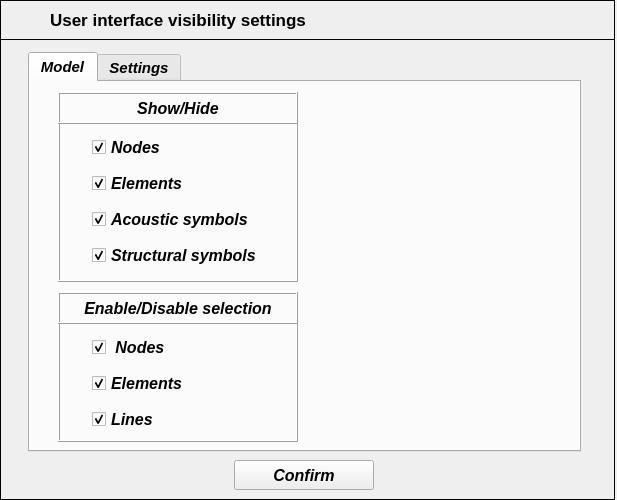
<?xml version="1.0" encoding="UTF-8"?>
<ui version="4.0">
 <class>Dialog</class>
 <widget class="QDialog" name="Dialog">
  <property name="geometry">
   <rect>
    <x>0</x>
    <y>0</y>
    <width>617</width>
    <height>500</height>
   </rect>
  </property>
  <property name="minimumSize">
   <size>
    <width>360</width>
    <height>500</height>
   </size>
  </property>
  <property name="maximumSize">
   <size>
    <width>800</width>
    <height>500</height>
   </size>
  </property>
  <property name="windowTitle">
   <string>User preferences</string>
  </property>
  <widget class="QFrame" name="frame">
   <property name="geometry">
    <rect>
     <x>0</x>
     <y>0</y>
     <width>615</width>
     <height>500</height>
    </rect>
   </property>
   <property name="minimumSize">
    <size>
     <width>360</width>
     <height>270</height>
    </size>
   </property>
   <property name="maximumSize">
    <size>
     <width>800</width>
     <height>500</height>
    </size>
   </property>
   <property name="frameShape">
    <enum>QFrame::Box</enum>
   </property>
   <property name="frameShadow">
    <enum>QFrame::Plain</enum>
   </property>
   <widget class="QFrame" name="frame_2">
    <property name="geometry">
     <rect>
      <x>0</x>
      <y>0</y>
      <width>615</width>
      <height>40</height>
     </rect>
    </property>
    <property name="minimumSize">
     <size>
      <width>360</width>
      <height>40</height>
     </size>
    </property>
    <property name="maximumSize">
     <size>
      <width>800</width>
      <height>40</height>
     </size>
    </property>
    <property name="frameShape">
     <enum>QFrame::Box</enum>
    </property>
    <property name="frameShadow">
     <enum>QFrame::Plain</enum>
    </property>
    <property name="lineWidth">
     <number>1</number>
    </property>
    <widget class="QLabel" name="label">
     <property name="geometry">
      <rect>
       <x>28</x>
       <y>6</y>
       <width>300</width>
       <height>28</height>
      </rect>
     </property>
     <property name="font">
      <font>
       <family>Arial</family>
       <pointsize>13</pointsize>
       <weight>75</weight>
       <italic>false</italic>
       <bold>true</bold>
      </font>
     </property>
     <property name="text">
      <string>User interface visibility settings</string>
     </property>
     <property name="textFormat">
      <enum>Qt::AutoText</enum>
     </property>
     <property name="alignment">
      <set>Qt::AlignCenter</set>
     </property>
    </widget>
   </widget>
   <widget class="QToolButton" name="toolButton_confirm">
    <property name="geometry">
     <rect>
      <x>234</x>
      <y>460</y>
      <width>140</width>
      <height>30</height>
     </rect>
    </property>
    <property name="minimumSize">
     <size>
      <width>140</width>
      <height>30</height>
     </size>
    </property>
    <property name="maximumSize">
     <size>
      <width>140</width>
      <height>30</height>
     </size>
    </property>
    <property name="font">
     <font>
      <family>Arial</family>
      <pointsize>12</pointsize>
      <weight>75</weight>
      <italic>true</italic>
      <bold>true</bold>
     </font>
    </property>
    <property name="text">
     <string>Confirm</string>
    </property>
   </widget>
   <widget class="QTabWidget" name="tabWidget_main">
    <property name="geometry">
     <rect>
      <x>28</x>
      <y>52</y>
      <width>553</width>
      <height>400</height>
     </rect>
    </property>
    <property name="font">
     <font>
      <family>Arial</family>
      <pointsize>11</pointsize>
      <weight>75</weight>
      <italic>true</italic>
      <bold>true</bold>
     </font>
    </property>
    <property name="currentIndex">
     <number>0</number>
    </property>
    <widget class="QWidget" name="tab_hide_show">
     <attribute name="title">
      <string>Model</string>
     </attribute>
     <widget class="QFrame" name="frame_4">
      <property name="geometry">
       <rect>
        <x>28</x>
        <y>240</y>
        <width>240</width>
        <height>120</height>
       </rect>
      </property>
      <property name="minimumSize">
       <size>
        <width>240</width>
        <height>120</height>
       </size>
      </property>
      <property name="maximumSize">
       <size>
        <width>240</width>
        <height>120</height>
       </size>
      </property>
      <property name="frameShape">
       <enum>QFrame::Box</enum>
      </property>
      <property name="frameShadow">
       <enum>QFrame::Raised</enum>
      </property>
      <widget class="QCheckBox" name="checkBox_elements_selector">
       <property name="geometry">
        <rect>
         <x>34</x>
         <y>50</y>
         <width>170</width>
         <height>22</height>
        </rect>
       </property>
       <property name="minimumSize">
        <size>
         <width>170</width>
         <height>22</height>
        </size>
       </property>
       <property name="maximumSize">
        <size>
         <width>170</width>
         <height>22</height>
        </size>
       </property>
       <property name="font">
        <font>
         <family>Arial</family>
         <pointsize>12</pointsize>
         <weight>75</weight>
         <italic>true</italic>
         <bold>true</bold>
        </font>
       </property>
       <property name="text">
        <string>Elements</string>
       </property>
       <property name="checked">
        <bool>true</bool>
       </property>
      </widget>
      <widget class="QCheckBox" name="checkBox_nodes_selector">
       <property name="geometry">
        <rect>
         <x>34</x>
         <y>14</y>
         <width>170</width>
         <height>22</height>
        </rect>
       </property>
       <property name="minimumSize">
        <size>
         <width>170</width>
         <height>22</height>
        </size>
       </property>
       <property name="maximumSize">
        <size>
         <width>170</width>
         <height>22</height>
        </size>
       </property>
       <property name="font">
        <font>
         <family>Arial</family>
         <pointsize>12</pointsize>
         <weight>75</weight>
         <italic>true</italic>
         <bold>true</bold>
        </font>
       </property>
       <property name="text">
        <string> Nodes</string>
       </property>
       <property name="checked">
        <bool>true</bool>
       </property>
      </widget>
      <widget class="QCheckBox" name="checkBox_lines_selector">
       <property name="geometry">
        <rect>
         <x>34</x>
         <y>86</y>
         <width>170</width>
         <height>22</height>
        </rect>
       </property>
       <property name="minimumSize">
        <size>
         <width>170</width>
         <height>22</height>
        </size>
       </property>
       <property name="maximumSize">
        <size>
         <width>170</width>
         <height>22</height>
        </size>
       </property>
       <property name="font">
        <font>
         <family>Arial</family>
         <pointsize>12</pointsize>
         <weight>75</weight>
         <italic>true</italic>
         <bold>true</bold>
        </font>
       </property>
       <property name="text">
        <string>Lines</string>
       </property>
       <property name="checked">
        <bool>true</bool>
       </property>
      </widget>
     </widget>
     <widget class="QFrame" name="frame_3">
      <property name="geometry">
       <rect>
        <x>28</x>
        <y>40</y>
        <width>240</width>
        <height>160</height>
       </rect>
      </property>
      <property name="minimumSize">
       <size>
        <width>240</width>
        <height>160</height>
       </size>
      </property>
      <property name="maximumSize">
       <size>
        <width>240</width>
        <height>160</height>
       </size>
      </property>
      <property name="frameShape">
       <enum>QFrame::Box</enum>
      </property>
      <property name="frameShadow">
       <enum>QFrame::Raised</enum>
      </property>
      <widget class="QCheckBox" name="checkBox_structural_symbols_viewer">
       <property name="geometry">
        <rect>
         <x>34</x>
         <y>122</y>
         <width>170</width>
         <height>22</height>
        </rect>
       </property>
       <property name="minimumSize">
        <size>
         <width>170</width>
         <height>22</height>
        </size>
       </property>
       <property name="maximumSize">
        <size>
         <width>170</width>
         <height>22</height>
        </size>
       </property>
       <property name="font">
        <font>
         <family>Arial</family>
         <pointsize>12</pointsize>
         <weight>75</weight>
         <italic>true</italic>
         <bold>true</bold>
        </font>
       </property>
       <property name="text">
        <string>Structural symbols</string>
       </property>
       <property name="checked">
        <bool>true</bool>
       </property>
      </widget>
      <widget class="QCheckBox" name="checkBox_elements_viewer">
       <property name="geometry">
        <rect>
         <x>34</x>
         <y>50</y>
         <width>170</width>
         <height>22</height>
        </rect>
       </property>
       <property name="minimumSize">
        <size>
         <width>170</width>
         <height>22</height>
        </size>
       </property>
       <property name="maximumSize">
        <size>
         <width>170</width>
         <height>22</height>
        </size>
       </property>
       <property name="font">
        <font>
         <family>Arial</family>
         <pointsize>12</pointsize>
         <weight>75</weight>
         <italic>true</italic>
         <bold>true</bold>
        </font>
       </property>
       <property name="text">
        <string>Elements</string>
       </property>
       <property name="checked">
        <bool>true</bool>
       </property>
      </widget>
      <widget class="QCheckBox" name="checkBox_nodes_viewer">
       <property name="geometry">
        <rect>
         <x>34</x>
         <y>14</y>
         <width>170</width>
         <height>22</height>
        </rect>
       </property>
       <property name="minimumSize">
        <size>
         <width>170</width>
         <height>22</height>
        </size>
       </property>
       <property name="maximumSize">
        <size>
         <width>170</width>
         <height>22</height>
        </size>
       </property>
       <property name="font">
        <font>
         <family>Arial</family>
         <pointsize>12</pointsize>
         <weight>75</weight>
         <italic>true</italic>
         <bold>true</bold>
        </font>
       </property>
       <property name="text">
        <string>Nodes</string>
       </property>
       <property name="checked">
        <bool>true</bool>
       </property>
      </widget>
      <widget class="QCheckBox" name="checkBox_acoustic_symbols_viewer">
       <property name="geometry">
        <rect>
         <x>34</x>
         <y>86</y>
         <width>170</width>
         <height>22</height>
        </rect>
       </property>
       <property name="minimumSize">
        <size>
         <width>170</width>
         <height>22</height>
        </size>
       </property>
       <property name="maximumSize">
        <size>
         <width>170</width>
         <height>22</height>
        </size>
       </property>
       <property name="font">
        <font>
         <family>Arial</family>
         <pointsize>12</pointsize>
         <weight>75</weight>
         <italic>true</italic>
         <bold>true</bold>
        </font>
       </property>
       <property name="text">
        <string>Acoustic symbols</string>
       </property>
       <property name="checked">
        <bool>true</bool>
       </property>
      </widget>
     </widget>
     <widget class="QLabel" name="label_3">
      <property name="geometry">
       <rect>
        <x>28</x>
        <y>210</y>
        <width>240</width>
        <height>32</height>
       </rect>
      </property>
      <property name="minimumSize">
       <size>
        <width>240</width>
        <height>32</height>
       </size>
      </property>
      <property name="maximumSize">
       <size>
        <width>240</width>
        <height>32</height>
       </size>
      </property>
      <property name="font">
       <font>
        <family>Arial</family>
        <pointsize>12</pointsize>
        <weight>75</weight>
        <bold>true</bold>
       </font>
      </property>
      <property name="frameShape">
       <enum>QFrame::Box</enum>
      </property>
      <property name="frameShadow">
       <enum>QFrame::Raised</enum>
      </property>
      <property name="text">
       <string>Enable/Disable selection</string>
      </property>
      <property name="alignment">
       <set>Qt::AlignCenter</set>
      </property>
     </widget>
     <widget class="QLabel" name="label_2">
      <property name="geometry">
       <rect>
        <x>28</x>
        <y>10</y>
        <width>240</width>
        <height>32</height>
       </rect>
      </property>
      <property name="minimumSize">
       <size>
        <width>240</width>
        <height>32</height>
       </size>
      </property>
      <property name="maximumSize">
       <size>
        <width>240</width>
        <height>32</height>
       </size>
      </property>
      <property name="font">
       <font>
        <family>Arial</family>
        <pointsize>12</pointsize>
        <weight>75</weight>
        <bold>true</bold>
       </font>
      </property>
      <property name="frameShape">
       <enum>QFrame::Box</enum>
      </property>
      <property name="frameShadow">
       <enum>QFrame::Raised</enum>
      </property>
      <property name="text">
       <string>Show/Hide</string>
      </property>
      <property name="alignment">
       <set>Qt::AlignCenter</set>
      </property>
     </widget>
    </widget>
    <widget class="QWidget" name="tab_user_preferences">
     <attribute name="title">
      <string>Settings</string>
     </attribute>
     <widget class="QFrame" name="frame_6">
      <property name="geometry">
       <rect>
        <x>28</x>
        <y>240</y>
        <width>240</width>
        <height>120</height>
       </rect>
      </property>
      <property name="minimumSize">
       <size>
        <width>240</width>
        <height>120</height>
       </size>
      </property>
      <property name="maximumSize">
       <size>
        <width>240</width>
        <height>120</height>
       </size>
      </property>
      <property name="frameShape">
       <enum>QFrame::Box</enum>
      </property>
      <property name="frameShadow">
       <enum>QFrame::Raised</enum>
      </property>
      <widget class="QCheckBox" name="checkBox_MOPT_logo">
       <property name="geometry">
        <rect>
         <x>34</x>
         <y>50</y>
         <width>170</width>
         <height>22</height>
        </rect>
       </property>
       <property name="minimumSize">
        <size>
         <width>170</width>
         <height>22</height>
        </size>
       </property>
       <property name="maximumSize">
        <size>
         <width>170</width>
         <height>22</height>
        </size>
       </property>
       <property name="font">
        <font>
         <family>Arial</family>
         <pointsize>12</pointsize>
         <weight>75</weight>
         <italic>true</italic>
         <bold>true</bold>
        </font>
       </property>
       <property name="text">
        <string>MOPT logo</string>
       </property>
       <property name="checked">
        <bool>true</bool>
       </property>
      </widget>
      <widget class="QCheckBox" name="checkBox_OpenPulse_logo">
       <property name="geometry">
        <rect>
         <x>34</x>
         <y>14</y>
         <width>170</width>
         <height>22</height>
        </rect>
       </property>
       <property name="minimumSize">
        <size>
         <width>170</width>
         <height>22</height>
        </size>
       </property>
       <property name="maximumSize">
        <size>
         <width>170</width>
         <height>22</height>
        </size>
       </property>
       <property name="font">
        <font>
         <family>Arial</family>
         <pointsize>12</pointsize>
         <weight>75</weight>
         <italic>true</italic>
         <bold>true</bold>
        </font>
       </property>
       <property name="text">
        <string>OpenPulse logo</string>
       </property>
       <property name="checked">
        <bool>true</bool>
       </property>
      </widget>
      <widget class="QCheckBox" name="checkBox_reference_scale">
       <property name="geometry">
        <rect>
         <x>34</x>
         <y>86</y>
         <width>170</width>
         <height>22</height>
        </rect>
       </property>
       <property name="minimumSize">
        <size>
         <width>170</width>
         <height>22</height>
        </size>
       </property>
       <property name="maximumSize">
        <size>
         <width>170</width>
         <height>22</height>
        </size>
       </property>
       <property name="font">
        <font>
         <family>Arial</family>
         <pointsize>12</pointsize>
         <weight>75</weight>
         <italic>true</italic>
         <bold>true</bold>
        </font>
       </property>
       <property name="text">
        <string>Reference scale</string>
       </property>
       <property name="checked">
        <bool>true</bool>
       </property>
      </widget>
     </widget>
     <widget class="QFrame" name="frame_5">
      <property name="geometry">
       <rect>
        <x>28</x>
        <y>40</y>
        <width>240</width>
        <height>160</height>
       </rect>
      </property>
      <property name="minimumSize">
       <size>
        <width>240</width>
        <height>160</height>
       </size>
      </property>
      <property name="maximumSize">
       <size>
        <width>240</width>
        <height>160</height>
       </size>
      </property>
      <property name="frameShape">
       <enum>QFrame::Box</enum>
      </property>
      <property name="frameShadow">
       <enum>QFrame::Raised</enum>
      </property>
      <widget class="QRadioButton" name="radioButton_light_gray_color">
       <property name="geometry">
        <rect>
         <x>34</x>
         <y>86</y>
         <width>170</width>
         <height>22</height>
        </rect>
       </property>
       <property name="minimumSize">
        <size>
         <width>170</width>
         <height>22</height>
        </size>
       </property>
       <property name="maximumSize">
        <size>
         <width>170</width>
         <height>22</height>
        </size>
       </property>
       <property name="font">
        <font>
         <family>Arial</family>
         <pointsize>12</pointsize>
         <weight>75</weight>
         <italic>true</italic>
         <bold>true</bold>
        </font>
       </property>
       <property name="text">
        <string>Light gray</string>
       </property>
       <property name="checked">
        <bool>false</bool>
       </property>
      </widget>
      <widget class="QRadioButton" name="radioButton_black_color">
       <property name="geometry">
        <rect>
         <x>34</x>
         <y>14</y>
         <width>170</width>
         <height>22</height>
        </rect>
       </property>
       <property name="minimumSize">
        <size>
         <width>170</width>
         <height>22</height>
        </size>
       </property>
       <property name="maximumSize">
        <size>
         <width>170</width>
         <height>22</height>
        </size>
       </property>
       <property name="font">
        <font>
         <family>Arial</family>
         <pointsize>12</pointsize>
         <weight>75</weight>
         <italic>true</italic>
         <bold>true</bold>
        </font>
       </property>
       <property name="text">
        <string>Black</string>
       </property>
       <property name="checked">
        <bool>true</bool>
       </property>
      </widget>
      <widget class="QRadioButton" name="radioButton_white_color">
       <property name="geometry">
        <rect>
         <x>34</x>
         <y>122</y>
         <width>170</width>
         <height>22</height>
        </rect>
       </property>
       <property name="minimumSize">
        <size>
         <width>170</width>
         <height>22</height>
        </size>
       </property>
       <property name="maximumSize">
        <size>
         <width>170</width>
         <height>22</height>
        </size>
       </property>
       <property name="font">
        <font>
         <family>Arial</family>
         <pointsize>12</pointsize>
         <weight>75</weight>
         <italic>true</italic>
         <bold>true</bold>
        </font>
       </property>
       <property name="text">
        <string>White</string>
       </property>
       <property name="checked">
        <bool>false</bool>
       </property>
      </widget>
      <widget class="QRadioButton" name="radioButton_dark_gray_color">
       <property name="geometry">
        <rect>
         <x>34</x>
         <y>50</y>
         <width>170</width>
         <height>22</height>
        </rect>
       </property>
       <property name="minimumSize">
        <size>
         <width>170</width>
         <height>22</height>
        </size>
       </property>
       <property name="maximumSize">
        <size>
         <width>170</width>
         <height>22</height>
        </size>
       </property>
       <property name="font">
        <font>
         <family>Arial</family>
         <pointsize>12</pointsize>
         <weight>75</weight>
         <italic>true</italic>
         <bold>true</bold>
        </font>
       </property>
       <property name="text">
        <string>Dark gray</string>
       </property>
       <property name="checked">
        <bool>false</bool>
       </property>
      </widget>
     </widget>
     <widget class="QLabel" name="label_5">
      <property name="geometry">
       <rect>
        <x>28</x>
        <y>210</y>
        <width>240</width>
        <height>32</height>
       </rect>
      </property>
      <property name="minimumSize">
       <size>
        <width>240</width>
        <height>32</height>
       </size>
      </property>
      <property name="maximumSize">
       <size>
        <width>240</width>
        <height>32</height>
       </size>
      </property>
      <property name="font">
       <font>
        <family>Arial</family>
        <pointsize>12</pointsize>
        <weight>75</weight>
        <bold>true</bold>
       </font>
      </property>
      <property name="frameShape">
       <enum>QFrame::Box</enum>
      </property>
      <property name="frameShadow">
       <enum>QFrame::Raised</enum>
      </property>
      <property name="text">
       <string>Show/Hide</string>
      </property>
      <property name="alignment">
       <set>Qt::AlignCenter</set>
      </property>
     </widget>
     <widget class="QLabel" name="label_4">
      <property name="geometry">
       <rect>
        <x>28</x>
        <y>10</y>
        <width>240</width>
        <height>32</height>
       </rect>
      </property>
      <property name="minimumSize">
       <size>
        <width>240</width>
        <height>32</height>
       </size>
      </property>
      <property name="maximumSize">
       <size>
        <width>240</width>
        <height>32</height>
       </size>
      </property>
      <property name="font">
       <font>
        <family>Arial</family>
        <pointsize>12</pointsize>
        <weight>75</weight>
        <bold>true</bold>
       </font>
      </property>
      <property name="frameShape">
       <enum>QFrame::Box</enum>
      </property>
      <property name="frameShadow">
       <enum>QFrame::Raised</enum>
      </property>
      <property name="text">
       <string>Background color</string>
      </property>
      <property name="alignment">
       <set>Qt::AlignCenter</set>
      </property>
     </widget>
     <widget class="QLabel" name="label_6">
      <property name="geometry">
       <rect>
        <x>286</x>
        <y>10</y>
        <width>220</width>
        <height>32</height>
       </rect>
      </property>
      <property name="minimumSize">
       <size>
        <width>220</width>
        <height>32</height>
       </size>
      </property>
      <property name="maximumSize">
       <size>
        <width>220</width>
        <height>32</height>
       </size>
      </property>
      <property name="font">
       <font>
        <family>Arial</family>
        <pointsize>12</pointsize>
        <weight>75</weight>
        <bold>true</bold>
       </font>
      </property>
      <property name="frameShape">
       <enum>QFrame::Box</enum>
      </property>
      <property name="frameShadow">
       <enum>QFrame::Raised</enum>
      </property>
      <property name="text">
       <string>Nodes color</string>
      </property>
      <property name="alignment">
       <set>Qt::AlignCenter</set>
      </property>
     </widget>
     <widget class="QLabel" name="label_7">
      <property name="geometry">
       <rect>
        <x>288</x>
        <y>96</y>
        <width>220</width>
        <height>32</height>
       </rect>
      </property>
      <property name="minimumSize">
       <size>
        <width>220</width>
        <height>32</height>
       </size>
      </property>
      <property name="maximumSize">
       <size>
        <width>220</width>
        <height>32</height>
       </size>
      </property>
      <property name="font">
       <font>
        <family>Arial</family>
        <pointsize>12</pointsize>
        <weight>75</weight>
        <bold>true</bold>
       </font>
      </property>
      <property name="frameShape">
       <enum>QFrame::Box</enum>
      </property>
      <property name="frameShadow">
       <enum>QFrame::Raised</enum>
      </property>
      <property name="text">
       <string>Lines color</string>
      </property>
      <property name="alignment">
       <set>Qt::AlignCenter</set>
      </property>
     </widget>
     <widget class="QLabel" name="label_8">
      <property name="geometry">
       <rect>
        <x>286</x>
        <y>182</y>
        <width>220</width>
        <height>32</height>
       </rect>
      </property>
      <property name="minimumSize">
       <size>
        <width>220</width>
        <height>32</height>
       </size>
      </property>
      <property name="maximumSize">
       <size>
        <width>220</width>
        <height>32</height>
       </size>
      </property>
      <property name="font">
       <font>
        <family>Arial</family>
        <pointsize>12</pointsize>
        <weight>75</weight>
        <bold>true</bold>
       </font>
      </property>
      <property name="frameShape">
       <enum>QFrame::Box</enum>
      </property>
      <property name="frameShadow">
       <enum>QFrame::Raised</enum>
      </property>
      <property name="text">
       <string>Elements color</string>
      </property>
      <property name="alignment">
       <set>Qt::AlignCenter</set>
      </property>
     </widget>
     <widget class="QPushButton" name="pushButton_pickColor_nodes">
      <property name="geometry">
       <rect>
        <x>404</x>
        <y>50</y>
        <width>90</width>
        <height>26</height>
       </rect>
      </property>
      <property name="minimumSize">
       <size>
        <width>90</width>
        <height>26</height>
       </size>
      </property>
      <property name="maximumSize">
       <size>
        <width>90</width>
        <height>26</height>
       </size>
      </property>
      <property name="font">
       <font>
        <family>Arial</family>
        <pointsize>12</pointsize>
        <weight>75</weight>
        <italic>true</italic>
        <bold>true</bold>
       </font>
      </property>
      <property name="styleSheet">
       <string notr="true">background-color: rgb(212, 208, 255);
font: 75 italic bold 12pt &quot;Arial&quot;;</string>
      </property>
      <property name="text">
       <string>Pick color</string>
      </property>
     </widget>
     <widget class="QLineEdit" name="lineEdit_nodes_color">
      <property name="enabled">
       <bool>false</bool>
      </property>
      <property name="geometry">
       <rect>
        <x>308</x>
        <y>50</y>
        <width>80</width>
        <height>26</height>
       </rect>
      </property>
      <property name="minimumSize">
       <size>
        <width>80</width>
        <height>26</height>
       </size>
      </property>
      <property name="maximumSize">
       <size>
        <width>80</width>
        <height>26</height>
       </size>
      </property>
      <property name="font">
       <font>
        <family>Arial</family>
        <pointsize>11</pointsize>
        <weight>75</weight>
        <italic>false</italic>
        <bold>true</bold>
       </font>
      </property>
      <property name="styleSheet">
       <string notr="true">background-color: rgb(0, 255, 255);</string>
      </property>
      <property name="alignment">
       <set>Qt::AlignCenter</set>
      </property>
     </widget>
     <widget class="QLineEdit" name="lineEdit_lines_color">
      <property name="enabled">
       <bool>false</bool>
      </property>
      <property name="geometry">
       <rect>
        <x>308</x>
        <y>136</y>
        <width>80</width>
        <height>26</height>
       </rect>
      </property>
      <property name="minimumSize">
       <size>
        <width>80</width>
        <height>26</height>
       </size>
      </property>
      <property name="maximumSize">
       <size>
        <width>80</width>
        <height>26</height>
       </size>
      </property>
      <property name="font">
       <font>
        <family>Arial</family>
        <pointsize>11</pointsize>
        <weight>75</weight>
        <italic>false</italic>
        <bold>true</bold>
       </font>
      </property>
      <property name="styleSheet">
       <string notr="true">background-color: rgb(255, 255, 63);</string>
      </property>
      <property name="alignment">
       <set>Qt::AlignCenter</set>
      </property>
     </widget>
     <widget class="QPushButton" name="pushButton_pickColor_lines">
      <property name="geometry">
       <rect>
        <x>404</x>
        <y>136</y>
        <width>90</width>
        <height>26</height>
       </rect>
      </property>
      <property name="minimumSize">
       <size>
        <width>90</width>
        <height>26</height>
       </size>
      </property>
      <property name="maximumSize">
       <size>
        <width>90</width>
        <height>26</height>
       </size>
      </property>
      <property name="font">
       <font>
        <family>Arial</family>
        <pointsize>12</pointsize>
        <weight>75</weight>
        <italic>true</italic>
        <bold>true</bold>
       </font>
      </property>
      <property name="styleSheet">
       <string notr="true">background-color: rgb(212, 208, 255);
font: 75 italic bold 12pt &quot;Arial&quot;;</string>
      </property>
      <property name="text">
       <string>Pick color</string>
      </property>
     </widget>
     <widget class="QPushButton" name="pushButton_pickColor_elements">
      <property name="geometry">
       <rect>
        <x>404</x>
        <y>222</y>
        <width>90</width>
        <height>26</height>
       </rect>
      </property>
      <property name="minimumSize">
       <size>
        <width>90</width>
        <height>26</height>
       </size>
      </property>
      <property name="maximumSize">
       <size>
        <width>90</width>
        <height>26</height>
       </size>
      </property>
      <property name="font">
       <font>
        <family>Arial</family>
        <pointsize>12</pointsize>
        <weight>75</weight>
        <italic>true</italic>
        <bold>true</bold>
       </font>
      </property>
      <property name="styleSheet">
       <string notr="true">background-color: rgb(212, 208, 255);
font: 75 italic bold 12pt &quot;Arial&quot;;</string>
      </property>
      <property name="text">
       <string>Pick color</string>
      </property>
     </widget>
     <widget class="QLineEdit" name="lineEdit_elements_color">
      <property name="enabled">
       <bool>false</bool>
      </property>
      <property name="geometry">
       <rect>
        <x>308</x>
        <y>222</y>
        <width>80</width>
        <height>26</height>
       </rect>
      </property>
      <property name="minimumSize">
       <size>
        <width>80</width>
        <height>26</height>
       </size>
      </property>
      <property name="maximumSize">
       <size>
        <width>80</width>
        <height>26</height>
       </size>
      </property>
      <property name="font">
       <font>
        <family>Arial</family>
        <pointsize>11</pointsize>
        <weight>75</weight>
        <italic>false</italic>
        <bold>true</bold>
       </font>
      </property>
      <property name="styleSheet">
       <string notr="true">background-color: rgb(255, 255, 255);</string>
      </property>
      <property name="alignment">
       <set>Qt::AlignCenter</set>
      </property>
     </widget>
     <widget class="QLineEdit" name="lineEdit_elements_color_2">
      <property name="enabled">
       <bool>false</bool>
      </property>
      <property name="geometry">
       <rect>
        <x>292</x>
        <y>316</y>
        <width>80</width>
        <height>26</height>
       </rect>
      </property>
      <property name="minimumSize">
       <size>
        <width>80</width>
        <height>26</height>
       </size>
      </property>
      <property name="maximumSize">
       <size>
        <width>80</width>
        <height>26</height>
       </size>
      </property>
      <property name="font">
       <font>
        <family>Arial</family>
        <pointsize>11</pointsize>
        <weight>75</weight>
        <italic>false</italic>
        <bold>true</bold>
       </font>
      </property>
      <property name="styleSheet">
       <string notr="true">background-color: rgb(255, 255, 255);
color: rgb(0, 0, 255);</string>
      </property>
      <property name="alignment">
       <set>Qt::AlignCenter</set>
      </property>
     </widget>
     <widget class="QLabel" name="label_9">
      <property name="geometry">
       <rect>
        <x>286</x>
        <y>272</y>
        <width>220</width>
        <height>32</height>
       </rect>
      </property>
      <property name="minimumSize">
       <size>
        <width>220</width>
        <height>32</height>
       </size>
      </property>
      <property name="maximumSize">
       <size>
        <width>220</width>
        <height>32</height>
       </size>
      </property>
      <property name="font">
       <font>
        <family>Arial</family>
        <pointsize>12</pointsize>
        <weight>75</weight>
        <bold>true</bold>
       </font>
      </property>
      <property name="frameShape">
       <enum>QFrame::Box</enum>
      </property>
      <property name="frameShadow">
       <enum>QFrame::Raised</enum>
      </property>
      <property name="text">
       <string>Elements transparency</string>
      </property>
      <property name="alignment">
       <set>Qt::AlignCenter</set>
      </property>
     </widget>
     <widget class="QSlider" name="horizontalSlider">
      <property name="geometry">
       <rect>
        <x>380</x>
        <y>316</y>
        <width>120</width>
        <height>26</height>
       </rect>
      </property>
      <property name="minimumSize">
       <size>
        <width>120</width>
        <height>26</height>
       </size>
      </property>
      <property name="maximumSize">
       <size>
        <width>120</width>
        <height>26</height>
       </size>
      </property>
      <property name="styleSheet">
       <string notr="true">color: rgb(0, 0, 255);</string>
      </property>
      <property name="maximum">
       <number>100</number>
      </property>
      <property name="value">
       <number>20</number>
      </property>
      <property name="orientation">
       <enum>Qt::Horizontal</enum>
      </property>
      <property name="invertedAppearance">
       <bool>false</bool>
      </property>
      <property name="invertedControls">
       <bool>false</bool>
      </property>
      <property name="tickPosition">
       <enum>QSlider::TicksBelow</enum>
      </property>
     </widget>
    </widget>
   </widget>
  </widget>
 </widget>
 <resources/>
 <connections/>
</ui>
